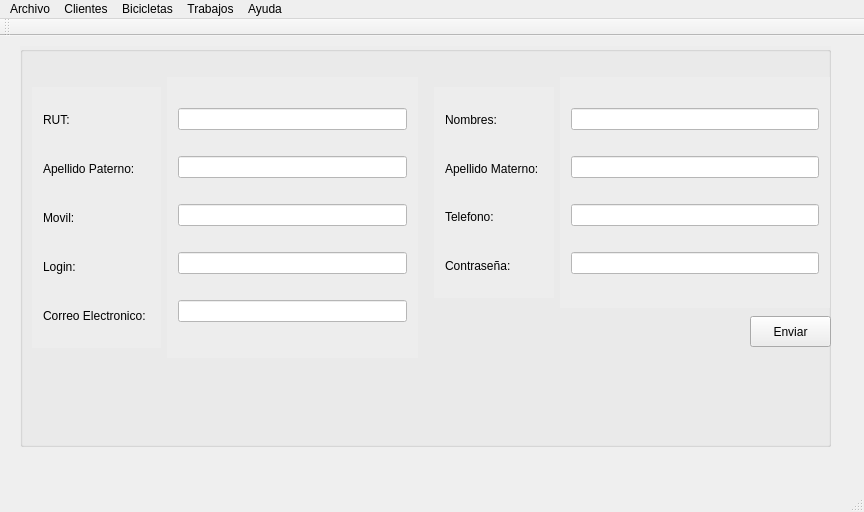
<?xml version="1.0" encoding="UTF-8"?>
<ui version="4.0">
 <class>cuarentaydosdieciseis</class>
 <widget class="QMainWindow" name="cuarentaydosdieciseis">
  <property name="geometry">
   <rect>
    <x>0</x>
    <y>0</y>
    <width>864</width>
    <height>512</height>
   </rect>
  </property>
  <property name="windowTitle">
   <string>Cuarentaydos Dieciséis</string>
  </property>
  <widget class="QWidget" name="centralWidget">
   <widget class="QLabel" name="label">
    <property name="geometry">
     <rect>
      <x>20</x>
      <y>10</y>
      <width>811</width>
      <height>401</height>
     </rect>
    </property>
    <property name="text">
     <string/>
    </property>
    <property name="pixmap">
     <pixmap resource="resources.qrc">:/imagenes/logoGiro.png</pixmap>
    </property>
    <property name="textInteractionFlags">
     <set>Qt::NoTextInteraction</set>
    </property>
   </widget>
   <widget class="QTreeView" name="tablaTrabajos">
    <property name="geometry">
     <rect>
      <x>20</x>
      <y>10</y>
      <width>811</width>
      <height>401</height>
     </rect>
    </property>
   </widget>
   <widget class="QTreeView" name="tablaClientesEditar">
    <property name="geometry">
     <rect>
      <x>20</x>
      <y>10</y>
      <width>811</width>
      <height>401</height>
     </rect>
    </property>
   </widget>
   <widget class="QTreeView" name="tablaClientesEliminar">
    <property name="geometry">
     <rect>
      <x>20</x>
      <y>10</y>
      <width>811</width>
      <height>401</height>
     </rect>
    </property>
   </widget>
   <widget class="QGroupBox" name="grupoNuevoCliente">
    <property name="geometry">
     <rect>
      <x>20</x>
      <y>10</y>
      <width>811</width>
      <height>401</height>
     </rect>
    </property>
    <property name="styleSheet">
     <string notr="true">background-color: #ededed;</string>
    </property>
    <property name="title">
     <string/>
    </property>
    <widget class="QPushButton" name="botonEnviarCliente">
     <property name="geometry">
      <rect>
       <x>730</x>
       <y>270</y>
       <width>81</width>
       <height>31</height>
      </rect>
     </property>
     <property name="text">
      <string>Enviar</string>
     </property>
    </widget>
    <widget class="QWidget" name="layoutWidget">
     <property name="geometry">
      <rect>
       <x>414</x>
       <y>41</y>
       <width>120</width>
       <height>211</height>
      </rect>
     </property>
     <layout class="QVBoxLayout" name="verticalLayout_3">
      <item>
       <widget class="QLabel" name="label_2">
        <property name="text">
         <string>Nombres:</string>
        </property>
       </widget>
      </item>
      <item>
       <widget class="QLabel" name="label_4">
        <property name="text">
         <string>Apellido Materno:</string>
        </property>
       </widget>
      </item>
      <item>
       <widget class="QLabel" name="label_8">
        <property name="text">
         <string>Telefono:</string>
        </property>
       </widget>
      </item>
      <item>
       <widget class="QLabel" name="label_7">
        <property name="text">
         <string>Contraseña:</string>
        </property>
       </widget>
      </item>
     </layout>
    </widget>
    <widget class="QWidget" name="layoutWidget">
     <property name="geometry">
      <rect>
       <x>540</x>
       <y>31</y>
       <width>270</width>
       <height>231</height>
      </rect>
     </property>
     <layout class="QVBoxLayout" name="verticalLayout_4">
      <item>
       <widget class="QLineEdit" name="nombreCliente">
        <property name="styleSheet">
         <string notr="true">background-color: #FFFFFF;</string>
        </property>
       </widget>
      </item>
      <item>
       <widget class="QLineEdit" name="apellidoMCliente">
        <property name="styleSheet">
         <string notr="true">background-color: #FFF;</string>
        </property>
        <property name="text">
         <string/>
        </property>
       </widget>
      </item>
      <item>
       <widget class="QLineEdit" name="telefonoCliente">
        <property name="styleSheet">
         <string notr="true">background-color: #FFF;</string>
        </property>
       </widget>
      </item>
      <item>
       <widget class="QLineEdit" name="passwordCliente">
        <property name="styleSheet">
         <string notr="true">background-color: #FFF;</string>
        </property>
        <property name="echoMode">
         <enum>QLineEdit::Password</enum>
        </property>
       </widget>
      </item>
     </layout>
    </widget>
    <widget class="QWidget" name="layoutWidget">
     <property name="geometry">
      <rect>
       <x>147</x>
       <y>31</y>
       <width>251</width>
       <height>281</height>
      </rect>
     </property>
     <layout class="QVBoxLayout" name="verticalLayout">
      <item>
       <widget class="QLineEdit" name="rutCliente">
        <property name="styleSheet">
         <string notr="true">background-color: #FFF;</string>
        </property>
        <property name="maxLength">
         <number>10</number>
        </property>
       </widget>
      </item>
      <item>
       <widget class="QLineEdit" name="apellidoPCliente">
        <property name="styleSheet">
         <string notr="true">background-color: #FFF;</string>
        </property>
       </widget>
      </item>
      <item>
       <widget class="QLineEdit" name="movilCliente">
        <property name="styleSheet">
         <string notr="true">background-color: #FFF;</string>
        </property>
       </widget>
      </item>
      <item>
       <widget class="QLineEdit" name="loginCliente">
        <property name="styleSheet">
         <string notr="true">background-color: #FFF;</string>
        </property>
       </widget>
      </item>
      <item>
       <widget class="QLineEdit" name="mailCliente">
        <property name="styleSheet">
         <string notr="true">background-color: #FFF;</string>
        </property>
       </widget>
      </item>
     </layout>
    </widget>
    <widget class="QWidget" name="layoutWidget">
     <property name="geometry">
      <rect>
       <x>12</x>
       <y>41</y>
       <width>129</width>
       <height>261</height>
      </rect>
     </property>
     <layout class="QVBoxLayout" name="verticalLayout_2">
      <item>
       <widget class="QLabel" name="label_5">
        <property name="text">
         <string>RUT:</string>
        </property>
       </widget>
      </item>
      <item>
       <widget class="QLabel" name="label_3">
        <property name="text">
         <string>Apellido Paterno:</string>
        </property>
       </widget>
      </item>
      <item>
       <widget class="QLabel" name="label_9">
        <property name="text">
         <string>Movil:</string>
        </property>
       </widget>
      </item>
      <item>
       <widget class="QLabel" name="label_6">
        <property name="text">
         <string>Login:</string>
        </property>
       </widget>
      </item>
      <item>
       <widget class="QLabel" name="label_10">
        <property name="text">
         <string>Correo Electronico:</string>
        </property>
       </widget>
      </item>
     </layout>
    </widget>
    <zorder>layoutWidget</zorder>
    <zorder>layoutWidget</zorder>
    <zorder>layoutWidget</zorder>
    <zorder>layoutWidget</zorder>
    <zorder>botonEnviarCliente</zorder>
   </widget>
   <widget class="QGroupBox" name="grupoEditarCliente">
    <property name="geometry">
     <rect>
      <x>20</x>
      <y>10</y>
      <width>811</width>
      <height>401</height>
     </rect>
    </property>
    <property name="styleSheet">
     <string notr="true">background-color: #ededed;</string>
    </property>
    <property name="title">
     <string/>
    </property>
    <widget class="QPushButton" name="botonEditarCliente">
     <property name="geometry">
      <rect>
       <x>730</x>
       <y>270</y>
       <width>81</width>
       <height>31</height>
      </rect>
     </property>
     <property name="text">
      <string>Enviar</string>
     </property>
    </widget>
    <widget class="QWidget" name="layoutWidget_2">
     <property name="geometry">
      <rect>
       <x>414</x>
       <y>41</y>
       <width>120</width>
       <height>211</height>
      </rect>
     </property>
     <layout class="QVBoxLayout" name="verticalLayout_5">
      <item>
       <widget class="QLabel" name="label_11">
        <property name="text">
         <string>Nombres:</string>
        </property>
       </widget>
      </item>
      <item>
       <widget class="QLabel" name="label_12">
        <property name="text">
         <string>Apellido Materno:</string>
        </property>
       </widget>
      </item>
      <item>
       <widget class="QLabel" name="label_13">
        <property name="text">
         <string>Telefono:</string>
        </property>
       </widget>
      </item>
      <item>
       <widget class="QLabel" name="label_14">
        <property name="text">
         <string>Contraseña:</string>
        </property>
       </widget>
      </item>
     </layout>
    </widget>
    <widget class="QWidget" name="layoutWidget_3">
     <property name="geometry">
      <rect>
       <x>540</x>
       <y>31</y>
       <width>270</width>
       <height>231</height>
      </rect>
     </property>
     <layout class="QVBoxLayout" name="verticalLayout_6">
      <item>
       <widget class="QLineEdit" name="nombreClienteEditar">
        <property name="styleSheet">
         <string notr="true">background-color: #FFFFFF;</string>
        </property>
       </widget>
      </item>
      <item>
       <widget class="QLineEdit" name="apellidoMClienteEditar">
        <property name="styleSheet">
         <string notr="true">background-color: #FFF;</string>
        </property>
        <property name="text">
         <string/>
        </property>
       </widget>
      </item>
      <item>
       <widget class="QLineEdit" name="telefonoClienteEditar">
        <property name="styleSheet">
         <string notr="true">background-color: #FFF;</string>
        </property>
       </widget>
      </item>
      <item>
       <widget class="QLineEdit" name="passwordClienteEditar">
        <property name="styleSheet">
         <string notr="true">background-color: #FFF;</string>
        </property>
        <property name="echoMode">
         <enum>QLineEdit::Password</enum>
        </property>
       </widget>
      </item>
     </layout>
    </widget>
    <widget class="QWidget" name="layoutWidget_4">
     <property name="geometry">
      <rect>
       <x>147</x>
       <y>31</y>
       <width>251</width>
       <height>281</height>
      </rect>
     </property>
     <layout class="QVBoxLayout" name="verticalLayout_7">
      <item>
       <widget class="QLineEdit" name="rutClienteEditar">
        <property name="enabled">
         <bool>false</bool>
        </property>
        <property name="styleSheet">
         <string notr="true">background-color: #FFF;</string>
        </property>
        <property name="maxLength">
         <number>10</number>
        </property>
       </widget>
      </item>
      <item>
       <widget class="QLineEdit" name="apellidoPClienteEditar">
        <property name="styleSheet">
         <string notr="true">background-color: #FFF;</string>
        </property>
       </widget>
      </item>
      <item>
       <widget class="QLineEdit" name="movilClienteEditar">
        <property name="styleSheet">
         <string notr="true">background-color: #FFF;</string>
        </property>
       </widget>
      </item>
      <item>
       <widget class="QLineEdit" name="loginClienteEditar">
        <property name="styleSheet">
         <string notr="true">background-color: #FFF;</string>
        </property>
       </widget>
      </item>
      <item>
       <widget class="QLineEdit" name="mailClienteEditar">
        <property name="styleSheet">
         <string notr="true">background-color: #FFF;</string>
        </property>
       </widget>
      </item>
     </layout>
    </widget>
    <widget class="QWidget" name="layoutWidget_5">
     <property name="geometry">
      <rect>
       <x>12</x>
       <y>41</y>
       <width>129</width>
       <height>261</height>
      </rect>
     </property>
     <layout class="QVBoxLayout" name="verticalLayout_8">
      <item>
       <widget class="QLabel" name="label_15">
        <property name="text">
         <string>RUT:</string>
        </property>
       </widget>
      </item>
      <item>
       <widget class="QLabel" name="label_16">
        <property name="text">
         <string>Apellido Paterno:</string>
        </property>
       </widget>
      </item>
      <item>
       <widget class="QLabel" name="label_17">
        <property name="text">
         <string>Movil:</string>
        </property>
       </widget>
      </item>
      <item>
       <widget class="QLabel" name="label_18">
        <property name="text">
         <string>Login:</string>
        </property>
       </widget>
      </item>
      <item>
       <widget class="QLabel" name="label_19">
        <property name="text">
         <string>Correo Electronico:</string>
        </property>
       </widget>
      </item>
     </layout>
    </widget>
   </widget>
  </widget>
  <widget class="QMenuBar" name="menuBar">
   <property name="geometry">
    <rect>
     <x>0</x>
     <y>0</y>
     <width>864</width>
     <height>27</height>
    </rect>
   </property>
   <widget class="QMenu" name="menuArchivo">
    <property name="title">
     <string>Archivo</string>
    </property>
    <addaction name="separator"/>
    <addaction name="actionCerrar_2"/>
   </widget>
   <widget class="QMenu" name="menuAyuda">
    <property name="title">
     <string>Ayuda</string>
    </property>
    <addaction name="actionAcerca_de"/>
   </widget>
   <widget class="QMenu" name="menuClientes">
    <property name="title">
     <string>Clientes</string>
    </property>
    <addaction name="actionNuevoCliente"/>
    <addaction name="actionEditarCliente"/>
    <addaction name="actionEliminarCliente"/>
   </widget>
   <widget class="QMenu" name="menuBicicletas">
    <property name="title">
     <string>Bicicletas</string>
    </property>
    <addaction name="actionNuevaBicicleta"/>
    <addaction name="actionEditarBicicleta"/>
    <addaction name="actionEliminarBicicleta"/>
   </widget>
   <widget class="QMenu" name="menuTrabajos">
    <property name="title">
     <string>Trabajos</string>
    </property>
    <addaction name="actionNuevoTrabajo"/>
    <addaction name="separator"/>
    <addaction name="actionPendientesTrabajo"/>
    <addaction name="actionEntregarTrabajo"/>
    <addaction name="actionHistorialTrabajo"/>
   </widget>
   <addaction name="menuArchivo"/>
   <addaction name="menuClientes"/>
   <addaction name="menuBicicletas"/>
   <addaction name="menuTrabajos"/>
   <addaction name="menuAyuda"/>
  </widget>
  <widget class="QToolBar" name="mainToolBar">
   <property name="sizePolicy">
    <sizepolicy hsizetype="Fixed" vsizetype="Fixed">
     <horstretch>0</horstretch>
     <verstretch>0</verstretch>
    </sizepolicy>
   </property>
   <attribute name="toolBarArea">
    <enum>TopToolBarArea</enum>
   </attribute>
   <attribute name="toolBarBreak">
    <bool>false</bool>
   </attribute>
  </widget>
  <widget class="QStatusBar" name="statusBar"/>
  <action name="actionAcerca_de">
   <property name="text">
    <string>Acerca de</string>
   </property>
  </action>
  <action name="actionNuevoCliente">
   <property name="text">
    <string>Nuevo</string>
   </property>
  </action>
  <action name="actionEliminarCliente">
   <property name="text">
    <string>Eliminar</string>
   </property>
  </action>
  <action name="actionEditarCliente">
   <property name="text">
    <string>Editar</string>
   </property>
  </action>
  <action name="actionNuevaBicicleta">
   <property name="text">
    <string>Nueva</string>
   </property>
  </action>
  <action name="actionEliminarBicicleta">
   <property name="text">
    <string>Eliminar</string>
   </property>
  </action>
  <action name="actionEditarBicicleta">
   <property name="text">
    <string>Editar</string>
   </property>
  </action>
  <action name="actionNuevoTrabajo">
   <property name="text">
    <string>Nuevo</string>
   </property>
  </action>
  <action name="actionCerrar_2">
   <property name="text">
    <string>Cerrar</string>
   </property>
  </action>
  <action name="actionPendientesTrabajo">
   <property name="text">
    <string>Pendientes</string>
   </property>
  </action>
  <action name="actionHistorialTrabajo">
   <property name="text">
    <string>Historial</string>
   </property>
  </action>
  <action name="actionEntregarTrabajo">
   <property name="text">
    <string>Entregar</string>
   </property>
  </action>
 </widget>
 <layoutdefault spacing="6" margin="11"/>
 <resources>
  <include location="resources.qrc"/>
 </resources>
 <connections/>
</ui>
